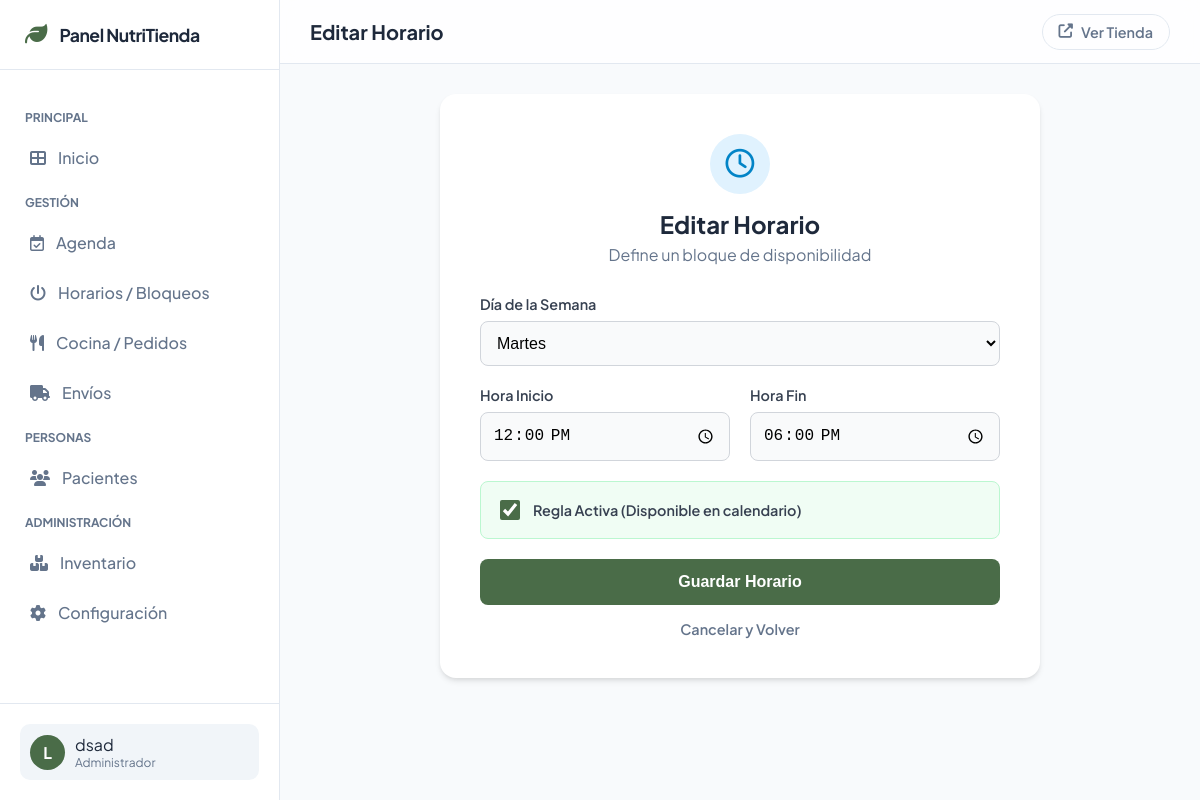
Screenshot of /panel/bloqueos/editar/5/ (signed in) with the database file from the repository.
### turnos/models.py (models this page shows, shortened)
class ReglaDisponibilidad(models.Model):
    DIAS_SEMANA = [
        (0, 'Lunes'), (1, 'Martes'), (2, 'Miércoles'),
        (3, 'Jueves'), (4, 'Viernes'), (5, 'Sábado'), (6, 'Domingo'),
    ]
    dia_semana = models.IntegerField(choices=DIAS_SEMANA, help_text="Elige el día de la semana.")
    hora_inicio = models.TimeField(help_text="Formato: HH:MM")
    hora_fin = models.TimeField(help_text="Formato: HH:MM")
    activa = models.BooleanField(default=True)
    class Meta:
        verbose_name = "Regla de Disponibilidad"
        verbose_name_plural = "Reglas de Disponibilidad"

### panel_gestor/views.py (the view)
# urls.py: path('bloqueos/editar/<int:regla_id>/', views.regla_editar, name='regla_editar'),
@staff_member_required
def regla_editar(request, regla_id=None):
    if regla_id:
        regla = get_object_or_404(ReglaDisponibilidad, id=regla_id)
        titulo = "Editar Horario"
    else:
        regla = None
        titulo = "Nuevo Horario"
    if request.method == 'POST':
        form = ReglaDisponibilidadForm(request.POST, instance=regla)
        if form.is_valid():
            form.save()
            messages.success(request, "Horario guardado correctamente.")
            return redirect('panel_bloqueos')
    else:
        form = ReglaDisponibilidadForm(instance=regla)
    return render(request, 'panel_gestor/bloqueos_form.html', {'form': form, 'titulo': titulo})

### panel_gestor/forms.py
class ReglaDisponibilidadForm(forms.ModelForm):
    class Meta:
        model = ReglaDisponibilidad
        fields = ['dia_semana', 'hora_inicio', 'hora_fin', 'activa']
        widgets = {
            'hora_inicio': forms.TimeInput(attrs={'type': 'time'}),
            'hora_fin': forms.TimeInput(attrs={'type': 'time'}),
        }
    def __init__(self, *args, **kwargs):
        super().__init__(*args, **kwargs)
        for field_name, field in self.fields.items():
            if isinstance(field.widget, forms.CheckboxInput):
                field.widget.attrs.update({'class': 'form-check-input'})
            else:
                field.widget.attrs.update({'class': 'form-input'})

### configuracion/context_processors.py (called while the page is built)
def apariencia_context(request):
    config = AparienciaConfig.objects.first()
    if not config:
        config_data = {
            'logo_sitio': None,
            'color_fondo_body': '#ECF0E5',
            'navbar_color_fondo': '#FFFFFF',
            'navbar_color_enlaces': '#555555',
            'boton_color_principal_fondo': '#78857A',
            'boton_color_principal_texto': '#FFFFFF',
            'boton_color_principal_hover': '#647066',
            'boton_color_secundario_borde': '#78857A',
             'color_carrito_activo': '#E74C3C',
        }
    else:
        config_data = config
    return {'apariencia_config': config_data}

### templates/panel_gestor/bloqueos_form.html (shortened to what this page needs)
{% extends 'panel_gestor/base_panel.html' %}
{% load static %}
{% block title %}{{ titulo }}{% endblock %}
{% block panel_content %}
    <div class="form-container">
        <div style="text-align: center; margin-bottom: 30px;">
            <div style="background: #e0f2fe; color: #0284c7; width: 60px; height: 60px; border-radius: 50%; display: flex; align-items: center; justify-content: center; margin: 0 auto 15px; font-size: 1.8rem;">
                <i class="far fa-clock"></i>
            </div>
            <h2 style="margin:0; color:#1e293b;">{{ titulo }}</h2>
            <p style="color:#64748b; margin: 5px 0 0;">Define un bloque de disponibilidad</p>
        </div>
        <form method="post">
            <div class="form-grid">
                <div>
                    <label>Día de la Semana</label>
                    {{ form.dia_semana }}
                </div>
                <div style="display: grid; grid-template-columns: 1fr 1fr; gap: 20px;">
                    <div>
                        <label>Hora Inicio</label>
                        {{ form.hora_inicio }}
                    </div>
                    <div>
                        <label>Hora Fin</label>
                        {{ form.hora_fin }}
                    </div>
                </div>
                <div class="checkbox-group">
                    {{ form.activa }}
                    <label style="margin:0; cursor:pointer;" for="{{ form.activa.id_for_label }}">
                        Regla Activa (Disponible en calendario)
                    </label>
                </div>
            </div>
            <button type="submit" class="btn-submit">Guardar Horario</button>
            <a href="{% url 'panel_bloqueos' %}" class="btn-cancel">Cancelar y Volver</a>
        </form>
    </div>
{% endblock %}

### templates/panel_gestor/base_panel.html (shortened to what this page needs)
{% load static %}
<!DOCTYPE html>
<html lang="es">
<head>
    <link rel="stylesheet" href="https://cdnjs.cloudflare.com/ajax/libs/font-awesome/6.4.0/css/all.min.css">
</head>
<body>
    <nav class="sidebar" id="sidebar">
        <div class="sidebar-header">
            <i class="fas fa-leaf logo-icon"></i>
            <span class="logo-text">Panel NutriTienda</span>
        </div>
        <div class="sidebar-menu">
            <span class="menu-label">Principal</span>
            <a href="{% url 'panel_home' %}" class="menu-item {% if request.resolver_match.url_name == 'panel_home' %}active{% endif %}">
                <i class="fas fa-th-large"></i> Inicio
            </a>
            <span class="menu-label">Gestión</span>
            <a href="{% url 'panel_agenda' %}" class="menu-item {% if request.resolver_match.url_name == 'panel_agenda' %}active{% endif %}">
                <i class="far fa-calendar-check"></i> Agenda
            </a>
            <a href="{% url 'panel_bloqueos' %}" class="menu-item {% if request.resolver_match.url_name == 'panel_bloqueos' %}active{% endif %}">
                <i class="fas fa-power-off"></i> Horarios / Bloqueos
            </a>
            <a href="{% url 'panel_cocina' %}" class="menu-item {% if request.resolver_match.url_name == 'panel_cocina' %}active{% endif %}">
                <i class="fas fa-utensils"></i> Cocina / Pedidos
            </a>
            <a href="{% url 'panel_envios' %}" class="menu-item {% if request.resolver_match.url_name == 'panel_envios' %}active{% endif %}">
                <i class="fas fa-truck"></i> Envíos
            </a>
            <span class="menu-label">Personas</span>
            <a href="{% url 'panel_pacientes' %}" class="menu-item {% if 'paciente' in request.resolver_match.url_name %}active{% endif %}">
                <i class="fas fa-users"></i> Pacientes
            </a>
            <span class="menu-label">Administración</span>
            <a href="{% url 'panel_inventario' %}" class="menu-item {% if 'inventario' in request.resolver_match.url_name %}active{% endif %}">
                <i class="fas fa-boxes"></i> Inventario
            </a>
            <a href="{% url 'panel_configuracion' %}" class="menu-item {% if request.resolver_match.url_name == 'panel_configuracion' %}active{% endif %}">
                <i class="fas fa-cog"></i> Configuración
            </a>
        </div>
        <div class="sidebar-footer">
            <div class="user-profile">
                <div class="user-avatar">{{ user.username|make_list|first|upper }}</div>
                <div class="user-info">
                    <span>{{ user.first_name|default:user.username }}</span>
                    <small>Administrador</small>
                </div>
            </div>
        </div>
    </nav>
    <div class="main-wrapper">
        <header class="top-bar">
            <div style="display:flex; align-items:center;">
                <h2 class="page-title">{% block title %}Resumen{% endblock %}</h2>
            </div>
            <a href="{% url 'inicio' %}" class="btn-back-store" target="_blank">
                <i class="fas fa-external-link-alt"></i> Ver Tienda
            </a>
        </header>
        <div class="content-scroll">
            {% block panel_content %}{% endblock %}
        </div>
    </div>
</body>
</html>

### templates/panel_gestor/base_panel.html (style rules this page uses)
:root { --bg-body: #f8fafc; --bg-sidebar: #ffffff; --text-main: #1e293b; --text-muted: #64748b; --brand-color: #4A6C48; --brand-light: #e6f0e6; --border-color: #e2e8f0; --shadow-sm: 0 1px 3px rgba(0,0,0,0.1); --shadow-md: 0 4px 6px -1px rgba(0,0,0,0.1), 0 2px 4px -1px rgba(0,0,0,0.06); --transition: all 0.3s cubic-bezier(0.4, 0, 0.2, 1); }
* { box-sizing: border-box; }
body { margin: 0; font-family: 'Plus Jakarta Sans', sans-serif; background: var(--bg-body); color: var(--text-main); display: flex; height: 100vh; overflow: hidden; }
.sidebar { width: 280px; background: var(--bg-sidebar); border-right: 1px solid var(--border-color); display: flex; flex-direction: column; flex-shrink: 0; transition: var(--transition); z-index: 50; }
.sidebar-header { height: 70px; padding: 0 25px; display: flex; align-items: center; gap: 12px; border-bottom: 1px solid var(--border-color); }
.logo-text { font-size: 1.1rem; font-weight: 700; color: var(--text-main); letter-spacing: -0.5px; }
.logo-icon { color: var(--brand-color); font-size: 1.4rem; }
.sidebar-menu { flex: 1; padding: 25px 15px; overflow-y: auto; }
.menu-label { font-size: 0.75rem; text-transform: uppercase; color: var(--text-muted); font-weight: 700; padding: 0 10px 10px; margin-top: 15px; display: block; }
.menu-item { display: flex; align-items: center; gap: 12px; padding: 12px 15px; color: var(--text-muted); text-decoration: none; border-radius: 10px; margin-bottom: 5px; font-weight: 500; transition: var(--transition); }
.sidebar-footer { padding: 20px; border-top: 1px solid var(--border-color); }
.user-profile { display: flex; align-items: center; gap: 10px; padding: 10px; border-radius: 10px; background: #f1f5f9; }
.user-avatar { width: 35px; height: 35px; background: var(--brand-color); color: white; border-radius: 50%; display: flex; align-items: center; justify-content: center; font-weight: bold; }
.user-info small { display: block; color: var(--text-muted); font-size: 0.75rem; }
.main-wrapper { flex: 1; display: flex; flex-direction: column; overflow: hidden; position: relative; }
.top-bar { height: 70px; background: rgba(255,255,255,0.8); backdrop-filter: blur(10px); border-bottom: 1px solid var(--border-color); display: flex; justify-content: space-between; align-items: center; padding: 0 30px; position: sticky; top: 0; z-index: 40; }
.page-title { font-size: 1.25rem; font-weight: 700; margin: 0; }
.btn-back-store { text-decoration: none; font-size: 0.9rem; font-weight: 600; color: var(--text-muted); display: flex; align-items: center; gap: 8px; padding: 8px 16px; border-radius: 50px; border: 1px solid var(--border-color); transition: var(--transition); }
.content-scroll { padding: 30px; overflow-y: auto; height: 100%; }

### templates/panel_gestor/bloqueos_form.html (style rules this page uses)
.form-container { max-width: 600px; margin: 0 auto; background: white; padding: 40px; border-radius: 16px; box-shadow: var(--shadow-md); }
.form-grid { display: grid; gap: 20px; }
label { display: block; margin-bottom: 8px; font-weight: 600; color: #374151; font-size: 0.9rem; }
.form-input, select, input[type="time"] { width: 100%; padding: 12px; border: 1px solid #d1d5db; border-radius: 8px; font-size: 1rem; transition: 0.2s; box-sizing: border-box; background: #f9fafb; }
.checkbox-group { display: flex; align-items: center; gap: 10px; padding: 15px; background: #f0fdf4; border: 1px solid #bbf7d0; border-radius: 8px; }
.form-check-input { width: 20px; height: 20px; accent-color: var(--brand-color); cursor: pointer; }
.btn-submit { background: var(--brand-color); color: white; padding: 14px 30px; border: none; border-radius: 8px; font-weight: 700; cursor: pointer; width: 100%; margin-top: 20px; font-size: 1rem; transition: 0.2s; }
.btn-cancel { display: block; text-align: center; margin-top: 15px; color: #64748b; text-decoration: none; font-weight: 600; font-size: 0.9rem; }

### rows the page displays
ReglaDisponibilidad: dia_semana "Martes", hora_inicio "12:00:00", hora_fin "18:00:00", activa "☑"

### other values shown
{{ user.username|make_list|first|upper }} "L"
{{ user.first_name|default:user.username }} "dsad"
{{ titulo }} "Editar Horario"
